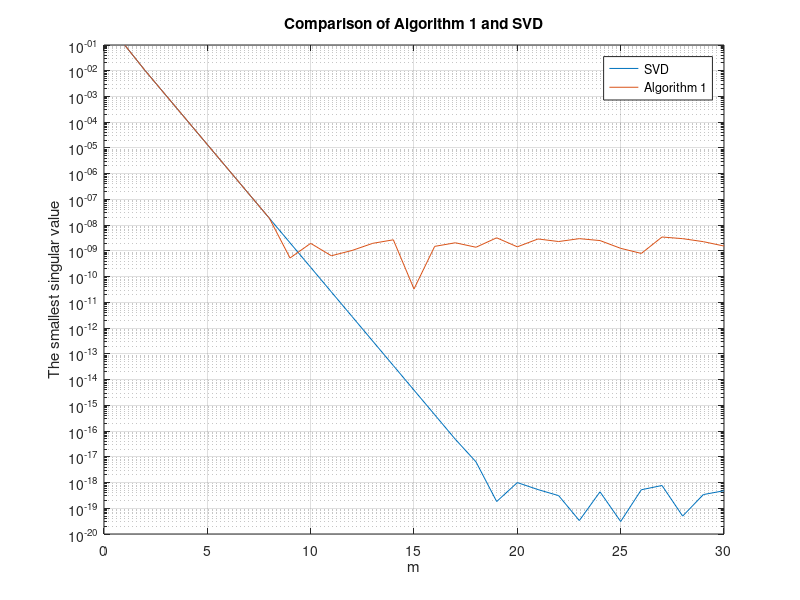

MATLAB code to generate this figure:
function [sol1, sol2] = HW5_2
close all
%% Q1
A = [0, 1, 0, 0;0 0 2 0; 0 0 0 3; 1/6000 0 0 0];
sol1 = Q1(A); % sol1: cell, {lambda, {U, S, V}}

%% Q2
B = [3, 2; 1, 4; 0.5, 0.5];
sol2 = Q2(B); % sol2: cell {U, S, V}

%% Q3 
Q3(30)

end

%% Q1
function sol1 = Q1(A)
lambda = eig(A); [U, S, V] = svd(A); sol1 = {lambda, {U,S,V}};
end


%% Q2
function sol2 = Q2(A)
ATA = A' * A; [V, D] = eig(ATA);
[m, n] = size(A); S = zeros(m, n);
for i = 1 : min(m, n), S(i, i) = sqrt(D(i, i)); end
[Q, R] = qr(A*V);
[G1, B] = eliminate(R); % QR = QGB, B is diagonal
G2 = mksame(S, B); % S = GB
U = Q * G1 * G2; sol2 = {U, S, V};
end

% find G to eliminate the upper-triangular matrix A to diagonal matrix G*A
function [G, A] = eliminate(A)
[m, n] = size(A); G = eye(m, m);
for i = 2 : min(m, n)
    tmp = eye(m, m);
    for j = 1 : i - 1
        tmp(j, i) = A(j, i)/A(i, i);
        A(j, i) = 0;
    end
    G = G*tmp;
end
end

% find G to make the diagonal matrix A and B be the same, A = G * B
function G = mksame(A, B)
[m, n] = size(A); G = eye(m, m);
for i = 1 : min(m, n)
    if A(i, i) ~= B(i, i), G(i,i) = A(i, i)/B(i, i);end
end
end


%% Q3
function Q3(N)
s1 = zeros(1, N); s2 = zeros(1, N);
for m = 1 : N
    for i = 1 : m, A = triu(ones(m, m), 1) + eye(m, m)*0.1; end % create A
    s1(m) = min(svd(A));
    sol2 = Q2(A); tmp = diag(sol2{2}); 
    s2(m) = abs(min(tmp));
end
semilogy(1:30, s1), hold on, grid on
semilogy(1:30, s2)
legend('SVD', 'Algorithm 1')
xlabel('m'); ylabel('The smallest singular value'); title('Comparison of Algorithm 1 and SVD');
end